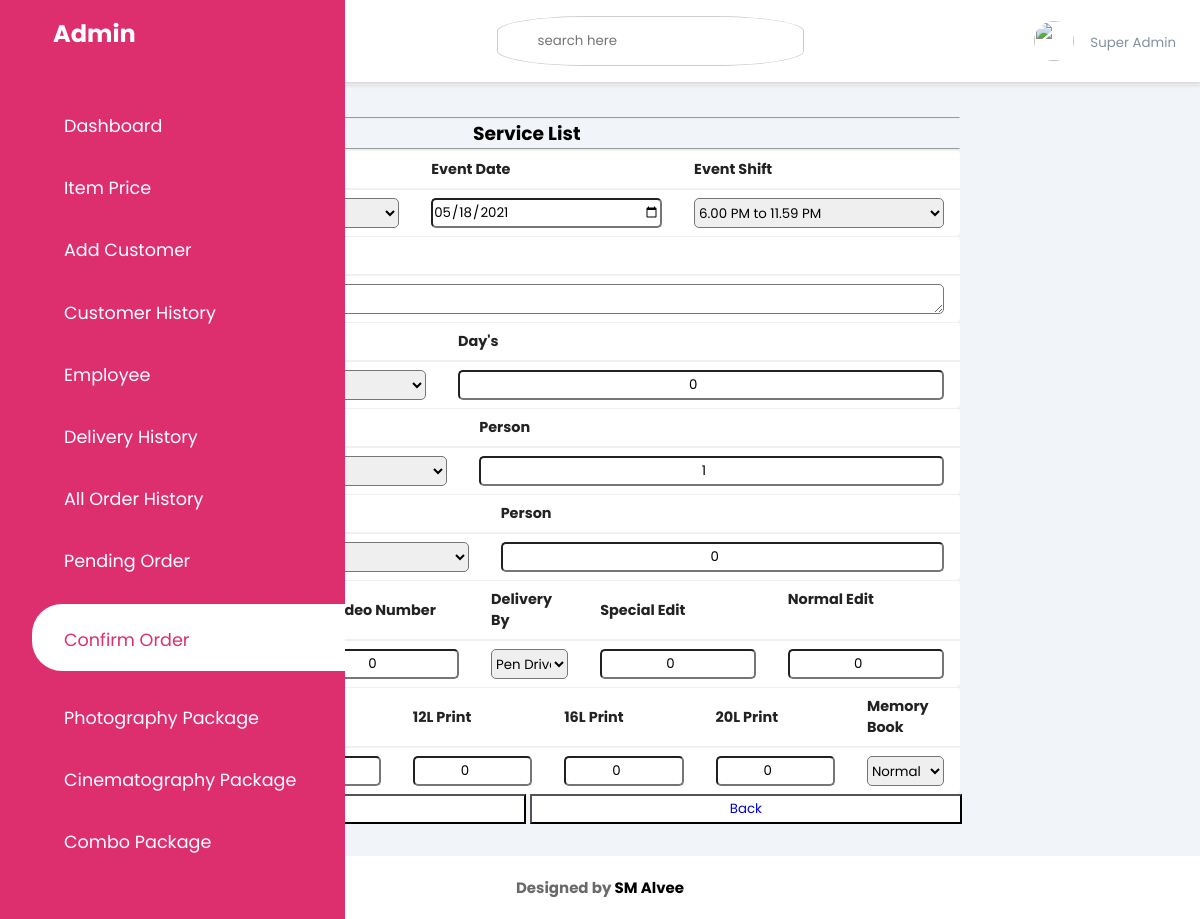
The app's page /admin/process.php?id=45 (signed in) with its own data.
### tables this page shows
CREATE TABLE `confirmorder` (
  `id` int(11) NOT NULL,
  `customer_id` int(11) NOT NULL,
  `cus_order_id` int(11) NOT NULL,
  `event_name` varchar(50) NOT NULL,
  `package_name` varchar(100) NOT NULL,
  `price` int(11) NOT NULL,
  `details` varchar(1000) NOT NULL,
  `event_date` date NOT NULL,
  `event_shift` varchar(50) DEFAULT NULL,
  `event_address` varchar(50) NOT NULL,
  `stage_catagory` varchar(100) NOT NULL,
  `stage_days` int(11) NOT NULL,
  `photo_catagory` varchar(100) NOT NULL,
  `photo_person` int(11) NOT NULL,
  `cine_catagory` varchar(100) NOT NULL,
  `cine_person` int(11) NOT NULL,
  `trailer_nember` int(11) NOT NULL,
  `f_v_number` int(11) NOT NULL,
  `delivery_by` varchar(20) NOT NULL,
  `sp_edit` int(11) NOT NULL,
  `n_edit` int(11) NOT NULL,
  `4r_print` int(11) NOT NULL,
  `5l_print` int(11) NOT NULL,
  `12l_print` int(11) NOT NULL,
  `16l_print` int(11) NOT NULL,
  `20l_print` int(11) NOT NULL,
  `memory_book` varchar(20) NOT NULL,
  `status` varchar(20) NOT NULL
);

### db/DBConfig.php (called while the page is built, shortened)
<?php
class dbconfig
{
	private $_host = "localhost";
	private $_username = "root";
	private $_password = "";
	private $_database = "wedding";
	protected $connection;
	public function __construct()
	{
		if(!isset($this->connection))
		{
			$this->connection = new mysqli($this->_host,$this->_username,$this->_password,$this->_database);
		}
		return $this->connection;
	}
}
?>

### db/Crud.php (called while the page is built, shortened)
<?php
include_once 'DBConfig.php';
class Crud extends dbconfig{
	public function getData($query)
	{
		$result = $this->connection->query($query);
			$rows = array();
			while($row = $result->fetch_assoc())
			{
				$rows[] = $row;
			}
		return $rows;
	}
}
?>

### admin/process.php (the view, shortened to what this page needs)
<?php
  include_once '../db/Crud.php';
  $crud = new Crud();
 $table_id = $_GET['id'];
 $query5 = "select * from confirmorder where id = '$table_id'";
  $get_order_id = $crud->getData($query5);
  foreach($get_order_id as $key=>$get)
  {$cus_order_id = $get['cus_order_id'];}
?>
<!DOCTYPE html>
<html lang="en">
<head>
  <link rel="stylesheet" href="https://maxst.icons8.com/vue-static/landings/line-awesome/line-awesome/1.3.0/css/line-awesome.min.css">
  <link rel="stylesheet" type="text/css" href="css/style.css">
</head>
<body>
  <div class="sidebar">
    <div class="sidebar-brand">
      <h2><span class="lab la-accusoft"></span> <span>Admin</span></h2>
    </div>
    <div class="sidebar-menu">
      <ul>
        <li>
          <a href="dashboard.php" ><span class="las la-igloo"></span><span>Dashboard</span></a>
        </li>
        <li>
          <a href="package.php" ><span class="las la-users"></span><span>Item Price</span></a>
        </li>
        <li>
          <a href="addcustomer.php"><span class="las la-clipboard-list"></span><span>Add Customer</span></a>
        </li>
        <li>
          <a href="customerhistory.php" ><span class="las la-users"></span><span>Customer History</span></a>
        </li>
        <li>
          <a href=""><span class="las la-shopping-bag"></span><span>Employee</span></a>
        </li>
        <li>
          <a href=""><span class="las la-shopping-bag"></span><span>Delivery History</span></a>
        </li>
        <li>
          <a href="allorderhistory.php"><span class="las la-shopping-bag"></span><span>All Order History</span></a>
        </li>
        <li>
          <a href="orderrequest.php" ><span class="las la-shopping-bag"></span><span>Pending Order</span></a>
        </li>
        <li>
          <a href="confirmorder.php" class="active"><span class="las la-shopping-bag"></span><span>Confirm Order</span></a>
        </li>
        <li>
          <a href="addphotopackage.php" ><span class="las la-shopping-bag"></span><span>Photography Package</span></a>
        </li>
        <li>
          <a href="addcinepackage.php" ><span class="las la-shopping-bag"></span><span>Cinematography Package</span></a>
        </li>
        <li>
          <a href="addcombopackage.php" ><span class="las la-shopping-bag"></span><span>Combo Package</span></a>
        </li>
      </ul>
    </div>
  </div>
  <div class="main-content">
    <header>
      <h2>
        <label for="nav-toggle">
          <span class="las la-bars"></span>
        </label>
      </h2>
      <div class="search-wrapper">
        <input type="search" placeholder="search here" name="">
      </div>
      <div class="user-wrapper">
        <img src="UserImage/2.jpg" width="40px" height="40px" alt="">
        <div>
          <small>Super Admin</small>
        </div>
      </div>
    </header>
    <main>
    <form action="process.php?id=<?php echo $table_id?>" method="post">
      <hr style="width: 80%;">
      <h3 style="text-align: center; width: 80%;">Service List</h3>
      <hr style="width: 80%;">
      <?php
            $conn = mysqli_connect("localhost","root","","wedding");
                        $sql3 = "SELECT * FROM confirmorder where id = '$table_id'";
                        $query3 = mysqli_query($conn,$sql3);
                        while($row = mysqli_fetch_assoc($query3))
                          {
                          ?>
                            <table width="80%" style="background: #fff; border-radius: 5px;">
        <thead>
          <tr>
            <td>Event Name</td>
            <td>Event Date</td>
            <td>Event Shift</td>
          </tr>
        </thead>
        <tbody>
          <tr>
            <td>
            </td>
            <td><input style="height: 30px; width: 100%; border-radius: 5px;" type="date" name="date" value="<?php echo $row['event_date'];?>"></td>
            <td>
              <select style="height: 30px; width: 100%; border-radius: 5px;" name="shift" >
                            <option value="<?php echo $row['event_shift'];?>"><?php echo $row['event_shift'];?></option>
                        </select>
                      </td>
          </tr>
        </tbody>
      </table>
      <table width="80%" style="background: #fff; border-radius: 5px;">
        <thead>
          <tr>
            <td>Event Address</td>
          </tr>
        </thead>
        <tbody>
          <td><textarea style="height:30px; width: 100%; border-radius: 5px;"placeholder="Max 30 characters" name="address" ><?php echo $row['event_address'];?></textarea></td>
        </tbody>
      </table>
      <table width="80%" style="background: #fff; border-radius: 5px;">
        <thead>
          <tr>
            <td>Stage Catagory</td>
            <td>Day's</td>
          </tr>
        </thead>
        <tbody>
          <tr>
            <td>
                                <?php
                                   $stageinfo = "select * from stage";
                    $getstageinfo = $crud->getData($stageinfo);
                                   ?>
                       </td>
            <td><input style="height: 30px; width: 100%; border-radius: 5px;text-align: center;" type="number" name="sday" value="<?php echo $row['stage_days'];?>"></td>
          </tr>
        </tbody>
      </table>
      <table width="80%" style="background: #fff; border-radius: 5px;">
        <thead>
          <tr>
            <td>Photographer</td>
            <td>Person</td>
          </tr>
        </thead>
        <tbody>
          <tr>
            <td>
                                <?php
                                   $photoinfo = "select * from photography";
                    $getphotoeinfo = $crud->getData($photoinfo);
                                   ?>
                       </td>
            <td><input style="height: 30px; width: 100%; border-radius: 5px; text-align: center;" type="number" name="pday" value="<?php echo $row['photo_person'];?>"></td>
          </tr>
        </tbody>
      <table width="80%" style="background: #fff; border-radius: 5px;">
        <thead>
          <tr>
            <td>Cinematographer</td>
            <td>Person</td>
          </tr>
        </thead>
        <tbody>
          <tr>
            <td>
                              <?php
                                 $cineinfo = "select * from cinematography";
                  $getcineinfo = $crud->getData($cineinfo);
                                 ?>
                       </td>
            <td><input style="height: 30px; width: 100%; border-radius: 5px; text-align: center;" type="number" name="cineday" value="<?php echo $row['cine_person'];?>"></td>
          </tr>
        </tbody>
      </table>
      <table width="80%" style="background: #fff; border-radius: 5px;">
        <thead>
          <tr>
            <td>Trailer Number</td>
            <td>Full Video Number</td>
            <td>Delivery By</td>
            <td>Special Edit</td>
            <td>Normal Edit</td>
          </tr>
        </thead>
        <tbody>
          <tr>
            <td><input style="height: 30px; width: 100%; border-radius: 5px; text-align: center;" type="number" name="t_number" value="<?php echo $row['trailer_nember'];?>"></td>
            <td><input style="height: 30px; width: 100%; border-radius: 5px; text-align: center;" type="number" name="f_number" value="<?php echo $row['f_v_number'];?>"></td>
            <td>
              <select style="height: 30px; width: 100%; border-radius: 5px;" name="delivery_option">
                <option value="<?php echo $row['delivery_by'];?>"><?php echo $row['delivery_by'];?></option>
              </select>
            </td>
            <td><input style="height: 30px; width: 100%; border-radius: 5px; text-align: center;" type="number" name="sedit" value="<?php echo $row['sp_edit'];?>"></td>
            <td><input style="height: 30px; width: 100%; border-radius: 5px; text-align: center;" type="number" name="nedit" value="<?php echo $row['n_edit'];?>"></td>
          </tr>
        </tbody>
      </table>
      <table width="80%" style="background: #fff; border-radius: 5px;">
        <thead>
          <tr>
            <td>4R Print</td>
            <td>5L Print</td>
            <td>12L Print</td>
            <td>16L Print</td>
            <td>20L Print</td>
            <td>Memory Book</td>
          </tr>
        </thead>
        <tbody>
          <tr>
            <td><input style="height: 30px; width: 100%; border-radius: 5px; text-align: center;" type="number" name="4r" value="<?php echo $row['4r_print'];?>"></td>
            <td><input style="height: 30px; width: 100%; border-radius: 5px; text-align: center;" type="number" name="5l" value="<?php echo $row['5l_print'];?>"></td>
            <td><input style="height: 30px; width: 100%; border-radius: 5px; text-align: center;" type="number" name="12l" value="<?php echo $row['12l_print'];?>"></td>
            <td><input style="height: 30px; width: 100%; border-radius: 5px; text-align: center;" type="number" name="16l" value="<?php echo $row['16l_print'];?>"></td>
            <td><input style="height: 30px; width: 100%; border-radius: 5px; text-align: center;" type="number" name="20l" value="<?php echo $row['20l_print'];?>"></td>
            <td>
              <select style="height: 30px; width: 100%; border-radius: 5px;" name="mbook">
                            <option value="<?php echo $row['memory_book'];?>"><?php echo $row['memory_book'];?></option>
                        </select>
            </td>
          </tr>
        </tbody>
      </table>
      <button style="height: 30px; width: 39.9%; background-color: #fff;" type="submit" name="update">Update</button>
      <button style="height: 30px; width: 39.9%; background-color: #fff;"><a href="editconfirmorder.php?idl=<?php echo $cus_order_id?>">Back</a></button>
                        <?php }?>
    </div>
    <footer class="footer">
            <h4>Designed by <a href="https://www.facebook.com/raisuddin.alvee.56/" target="blanck" style="color: black;">SM Alvee</a></h4>
        </footer>
</body>
</html>

### admin/css/style.css (style rules this page uses)
:root { --main-color: #DD2F6E; --color-dark: #1D2231; --text-grey: #8390A2; }
* { padding: 0; margin: 0; box-sizing: border-box; list-style-type: none; text-decoration: none; font-family: 'Poppins' , sans-serif; }
.sidebar { width: 345px; position: fixed; left: 0; top: 0; height: 100%; background: var(--main-color); z-index: 100; transition: width 300ms; }
.sidebar-brand { height: 90px; padding: 1rem 0rem 1rem 2rem; color: #fff; }
.sidebar-brand span { display: inline-block; padding-right: 1rem; }
.sidebar-menu { margin-top: 1rem; }
.sidebar-menu li { width: 100%; margin-bottom: 1.7rem; padding-left: 1rem; }
.sidebar-menu a { padding-left: 1rem; display: block; color: #fff; font-size: 1.1rem; }
.sidebar-menu a.active { background: #fff; padding-top: 1rem; padding-bottom: 1rem; color: var(--main-color); border-radius: 30px 0px 0px 30px; }
.sidebar-menu a span:first-child { font-size: 1.5rem; padding-right: 1rem }
.main-content { transition: margin-left 300ms; margin-left: 345px; }
header { background: #fff; display: flex; justify-content: space-between; padding: 1rem 1.5rem; box-shadow: 2px 2px 5px rgba(0,0,0,0.2); position: fixed; left: 345px; width: calc(100% - 345px); top: 0; z-index: 100; transition: left 300ms; }
header h2 { color: #222; }
header label span { font-size: 1.7rem; padding-right: 1rem; }
.search-wrapper { border: 1px solid #ccc; border-radius: 30%; height: 50px; display: flex; align-items: center; overflow-x: hidden; }
.search-wrapper input { height: 100%; padding: .5rem; border: none; outline: none; }
.user-wrapper { display: flex; align-items: center; }
.user-wrapper img { border-radius: 50%; margin-right: 1rem; }
.user-wrapper small { display: inline-block; color: var(--text-grey); }
main { margin-top: 85px; padding: 2rem 1.5rem; background: #f1f5f9; min-height: calc(100vh - 90px); }
table { border-collapse: collapse; }
thead tr { border-top: 1px solid #f0f0f0; border-bottom: 2px solid #f0f0f0; }
thead td { font-weight: 700; }
td { padding: .5rem 1rem; font-size: .9rem; color: #222; }
tr td:last-child { display: flex; align-items: center; }
.footer { text-align: center; margin-top: 20px; margin-bottom: 20px; color: #696969; font-size: 15px; font-family: "AnyConv.com__AvenirLTStd-Roman"; }
@media only screen and (max-width: 1200px) { .sidebar { width: 70px; } }
@media only screen and (max-width: 1200px) { .sidebar .sidebar-brand, .sidebar li { padding-left: 1rem; text-align: center; } }
@media only screen and (max-width: 1200px) { .sidebar li a { padding-left: 0rem; } }
@media only screen and (max-width: 1200px) { .sidebar .sidebar-brand h2 span:last-child, .sidebar li a span:last-child { display: none; } }
@media only screen and (max-width: 1200px) { .main-content { margin-left: 70px; } }
@media only screen and (max-width: 1200px) { .main-content header { width: calc(100% - 70px); left: 70px; } }

### records on screen
confirmorder: date "05/18/2021", shift "6.00 PM to 11.59 PM", sday "0", pday "1", cineday "0", f_number "0", delivery_option "Pen Drive", sedit "0", nedit "0", 12l_print "0", 16l_print "0", 20l_print "0", mbook "Normal"
